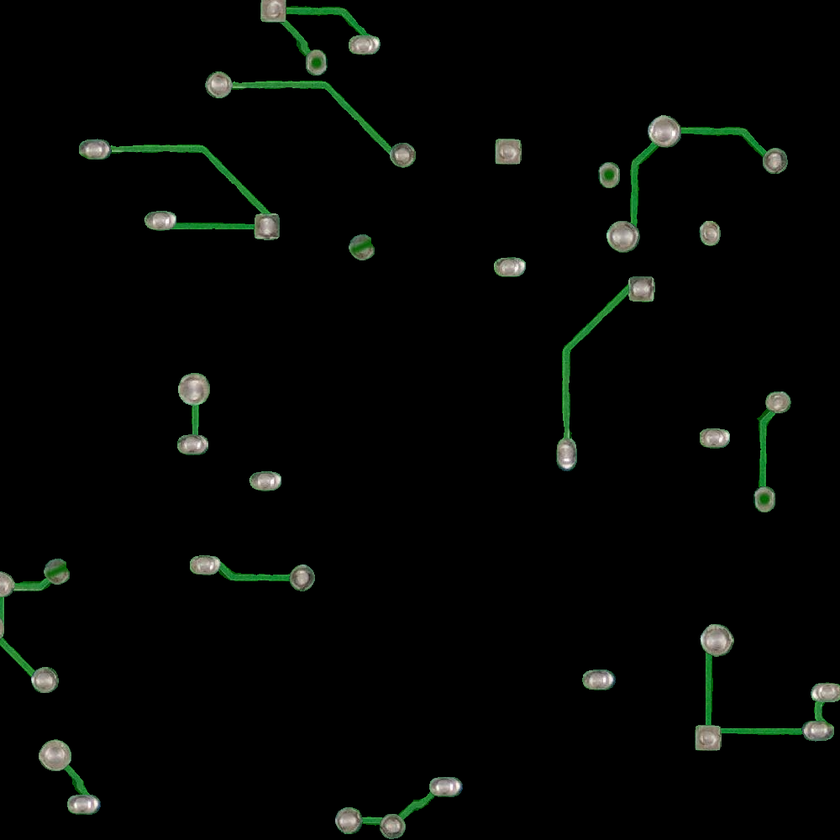
#> input picture canvas.png, 840 x 840 px, shrunk from 1000 x 1000 before the run
$ python image_to_structure.py --input_dir .. --output_dir out
#> lines starting #> are read from the running program, lines starting #| are printed output that depends on the picture; after the words box and inside, x2 and y2 are one past the last pixel; in counts of white or black regions, pixels touching at a corner belong together
from __future__ import annotations

import argparse
import zlib
from dataclasses import dataclass
from pathlib import Path
from typing import Iterable
from tqdm import tqdm

import cv2
import numpy as np

IMAGE_SUFFIXES = {".jpg", ".jpeg", ".png", ".bmp", ".webp", ".tif", ".tiff"}
MORPH_SHAPES = {
    "rect": cv2.MORPH_RECT,
    "ellipse": cv2.MORPH_ELLIPSE,
    "cross": cv2.MORPH_CROSS,
}


@dataclass(frozen=True)
class StructureConfig:
    pre_blur_kernel: int = 5
    canny_low: int = 50
    canny_high: int = 150
    dilate_kernel: int = 3
    dilate_shape: str = "ellipse"
    dilate_iterations: int = 1
    post_blur_kernel: int = 9
    post_blur_sigma: float = 2.0
    noise_sigma: float = 10.0
    augment_max_dilate_delta: int = 1
    augment_blur_scale_min: float = 0.85
    augment_blur_scale_max: float = 1.25
    augment_noise_scale_min: float = 0.5
    augment_noise_scale_max: float = 1.5


def _validate_kernel_size(value: int, name: str) -> int:
    if value < 1:
        raise ValueError(f"{name} must be >= 1, got {value}")
    if value % 2 == 0:
        raise ValueError(f"{name} must be odd, got {value}")
    return value


def _validate_config(config: StructureConfig) -> None:
    _validate_kernel_size(config.pre_blur_kernel, "pre_blur_kernel")
    _validate_kernel_size(config.post_blur_kernel, "post_blur_kernel")
#> in process_directory, image is the input picture: shape (840, 840, 3); mean B, G, R 4.6, 6.5, 4.7
    if config.dilate_kernel < 1:
        raise ValueError(f"dilate_kernel must be >= 1, got {config.dilate_kernel}")
    if config.dilate_shape not in MORPH_SHAPES:
        raise ValueError(
            f"dilate_shape must be one of {sorted(MORPH_SHAPES)}, got {config.dilate_shape!r}"
        )
    if config.dilate_iterations < 0:
        raise ValueError(f"dilate_iterations must be >= 0, got {config.dilate_iterations}")
    if config.post_blur_sigma < 0 or config.noise_sigma < 0:
        raise ValueError("post_blur_sigma and noise_sigma must be >= 0")


def _to_grayscale_uint8(image: np.ndarray) -> np.ndarray:
    arr = np.asarray(image)
    if arr.ndim == 2:
        gray = arr
    elif arr.ndim == 3:
        if arr.shape[2] == 1:
            gray = arr[:, :, 0]
        else:
            gray = arr[:, :, :3].astype(np.float32).mean(axis=2)
    else:
        raise ValueError(f"Expected 2D or 3D image array, got shape {arr.shape}")

    if gray.dtype == np.uint8:
        return np.ascontiguousarray(gray)

    gray = gray.astype(np.float32)
    gray = np.clip(gray, 0, 255)
    return np.ascontiguousarray(gray.astype(np.uint8))


# [5 lines left out: function _deterministic_rng_from_array, not called in this run]


def _structure_kernel(config: StructureConfig) -> np.ndarray:
    return cv2.getStructuringElement(
        MORPH_SHAPES[config.dilate_shape],
        (config.dilate_kernel, config.dilate_kernel),
    )


def _duplicate_channels(image: np.ndarray) -> np.ndarray:
    return np.repeat(image[:, :, None], 3, axis=2)


def _normalize_to_float(image: np.ndarray) -> np.ndarray:
    normalized = cv2.normalize(image, None, 0, 255, cv2.NORM_MINMAX)
    normalized = np.clip(normalized, 0, 255)
    return normalized.astype(np.float32)


def raster_to_structure(
    edge_like_raster: np.ndarray,
    config: StructureConfig | None = None,
    rng: np.random.Generator | None = None,
    return_rgb: bool = False,
) -> np.ndarray:
    config = config or StructureConfig()
    _validate_config(config)

    edge_map = _to_grayscale_uint8(edge_like_raster)
    if not np.any(edge_map):
        empty = np.zeros_like(edge_map, dtype=np.uint8)
        return _duplicate_channels(empty) if return_rgb else empty

    working = edge_map
    if config.dilate_iterations > 0:
        working = cv2.dilate(working, _structure_kernel(config), iterations=config.dilate_iterations)

    working = cv2.GaussianBlur(
        working,
        (config.post_blur_kernel, config.post_blur_kernel),
        sigmaX=config.post_blur_sigma,
        sigmaY=config.post_blur_sigma,
    ).astype(np.float32)

    if float(working.max()) <= float(working.min()):
        structure = np.clip(working, 0, 255)
    else:
        structure = _normalize_to_float(working)

    noise_rng = rng if rng is not None else _deterministic_rng_from_array(edge_map)
    if config.noise_sigma > 0:
        structure = structure + noise_rng.normal(0.0, config.noise_sigma, size=structure.shape)

    structure = np.clip(structure, 0, 255).astype(np.uint8)
    return _duplicate_channels(structure) if return_rgb else structure


def image_to_structure(
    image: np.ndarray,
    config: StructureConfig | None = None,
    rng: np.random.Generator | None = None,
    return_rgb: bool = False,
) -> np.ndarray:
    config = config or StructureConfig()
    _validate_config(config)

    grayscale = _to_grayscale_uint8(image)
    preblurred = cv2.GaussianBlur(
        grayscale,
        (config.pre_blur_kernel, config.pre_blur_kernel),
        sigmaX=0,
        sigmaY=0,
    )
    edges = cv2.Canny(preblurred, config.canny_low, config.canny_high)
    return raster_to_structure(edges, config=config, rng=rng, return_rgb=return_rgb)


# [41 lines left out: function augment_structure_map, not called in this run]


def _iter_image_files(root: Path) -> Iterable[Path]:
    for path in sorted(root.rglob("*")):
        if path.is_file() and path.suffix.lower() in IMAGE_SUFFIXES:
            yield path


def _seed_for_path(base_seed: int, relative_path: Path) -> int:
    return zlib.adler32(relative_path.as_posix().encode("utf-8"), base_seed) & 0xFFFFFFFF


def process_directory(
    input_dir: str | Path,
    output_dir: str | Path,
    config: StructureConfig | None = None,
    save_rgb: bool = False,
    seed: int = 0,
) -> int:
    source_root = Path(input_dir)
    target_root = Path(output_dir)
    if not source_root.exists():
        raise FileNotFoundError(f"Input directory does not exist: {source_root}")

    config = config or StructureConfig()
    _validate_config(config)

    image_paths = list(_iter_image_files(source_root))
    if not image_paths:
        raise RuntimeError(f"No supported images found in: {source_root}")

    processed = 0
    for image_path in tqdm(image_paths):
        image = cv2.imread(str(image_path), cv2.IMREAD_UNCHANGED)
        if image is None:
            continue

        relative_path = image_path.relative_to(source_root)
        out_path = (target_root / relative_path).with_suffix(".png")
        out_path.parent.mkdir(parents=True, exist_ok=True)

        file_seed = _seed_for_path(seed, relative_path)
        rng = np.random.default_rng(file_seed)
        structure = image_to_structure(image, config=config, rng=rng, return_rgb=save_rgb)
#> in image_to_structure, `preblurred = cv2.GaussianBlur( grayscale, (config.pre_blur_kernel, con..`:
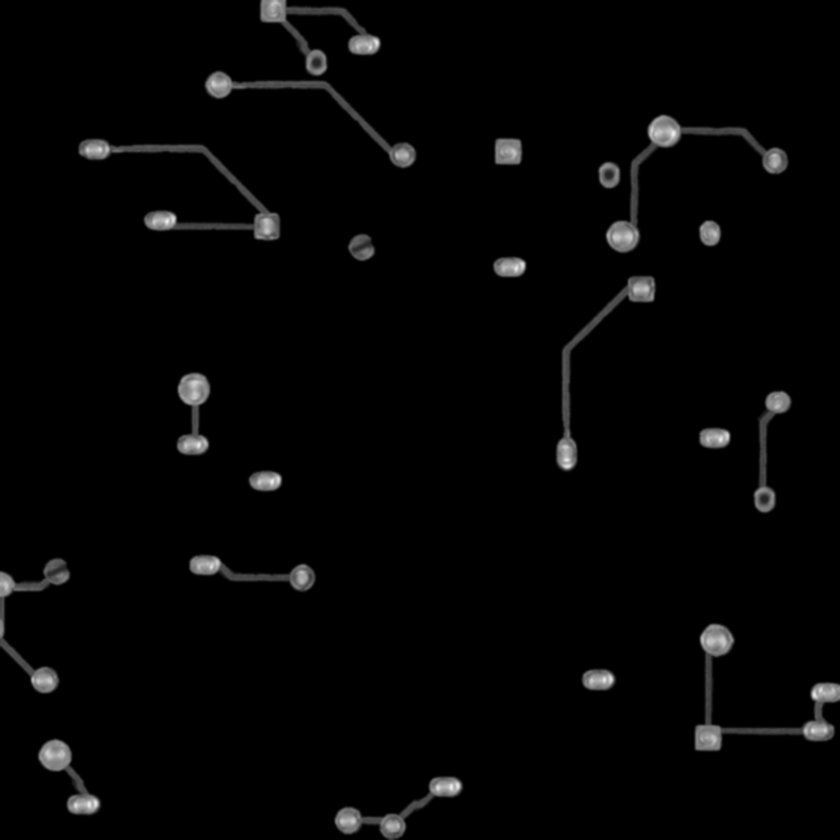
#> preblurred: shape (840, 840); min 0, max 242, mean 5.2
#> in image_to_structure, `edges = cv2.Canny(preblurred, config.canny_low, config.canny_high)`:
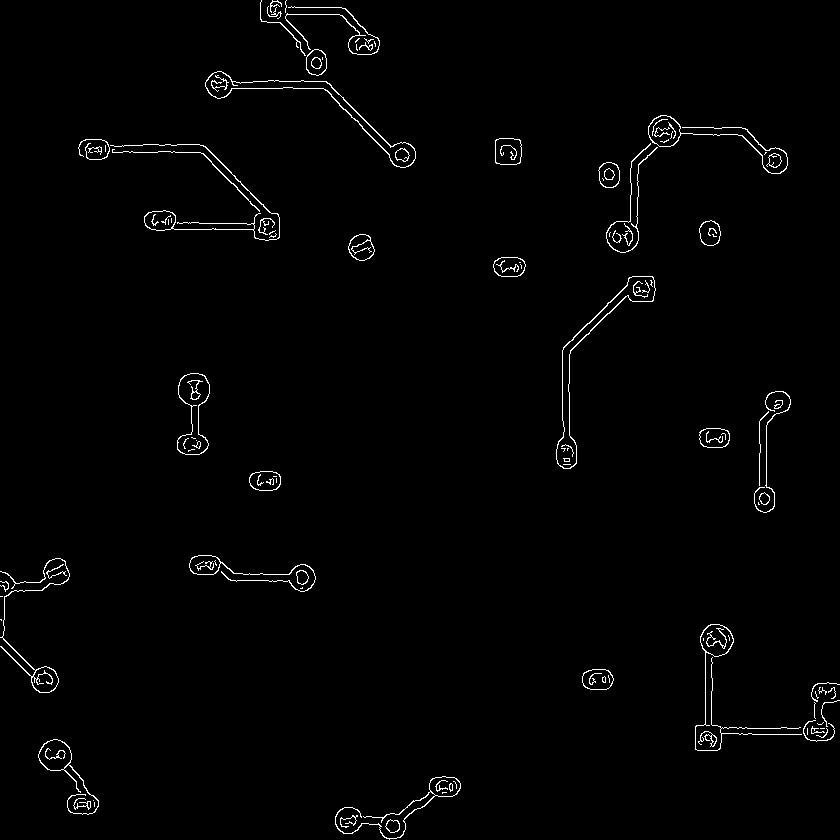
#> edges: shape (840, 840); 1.3% white in thin lines or dots
#> in raster_to_structure, `working = cv2.dilate(working, _structure_kernel(config), iterations=co..`:
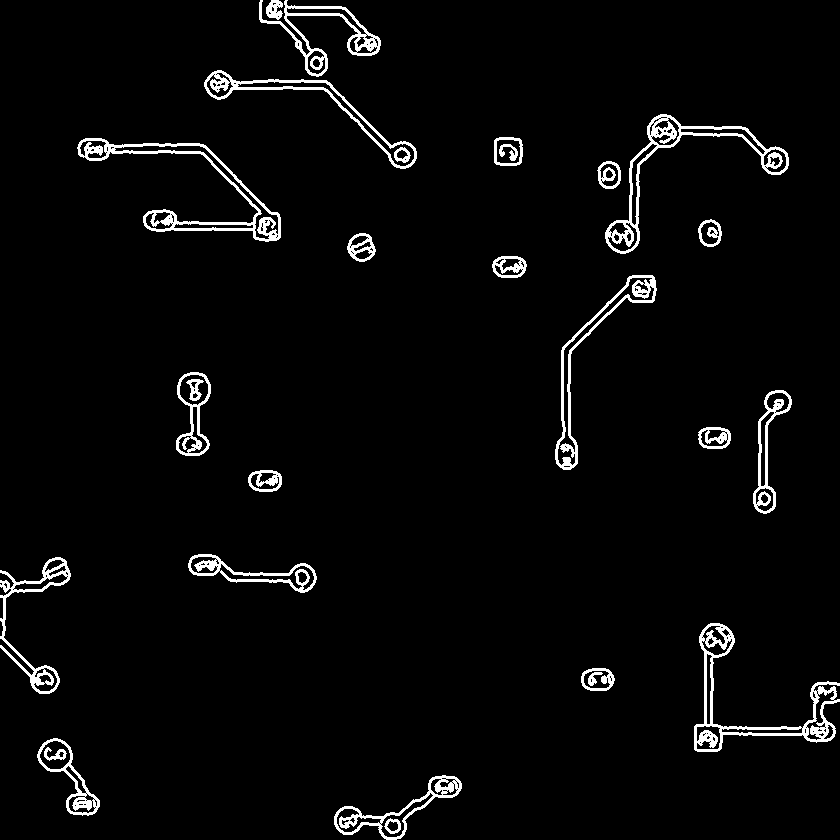
#> working: shape (840, 840); 3.5% white; 27 white regions, largest, box (x1, y1, x2, y2) and area: (77, 138, 281, 242) 2854, (694, 623, 840, 752) 2846, (605, 114, 789, 254) 2606
#> in raster_to_structure, `working = cv2.GaussianBlur( working, (config.post_blur_kernel, config...`:
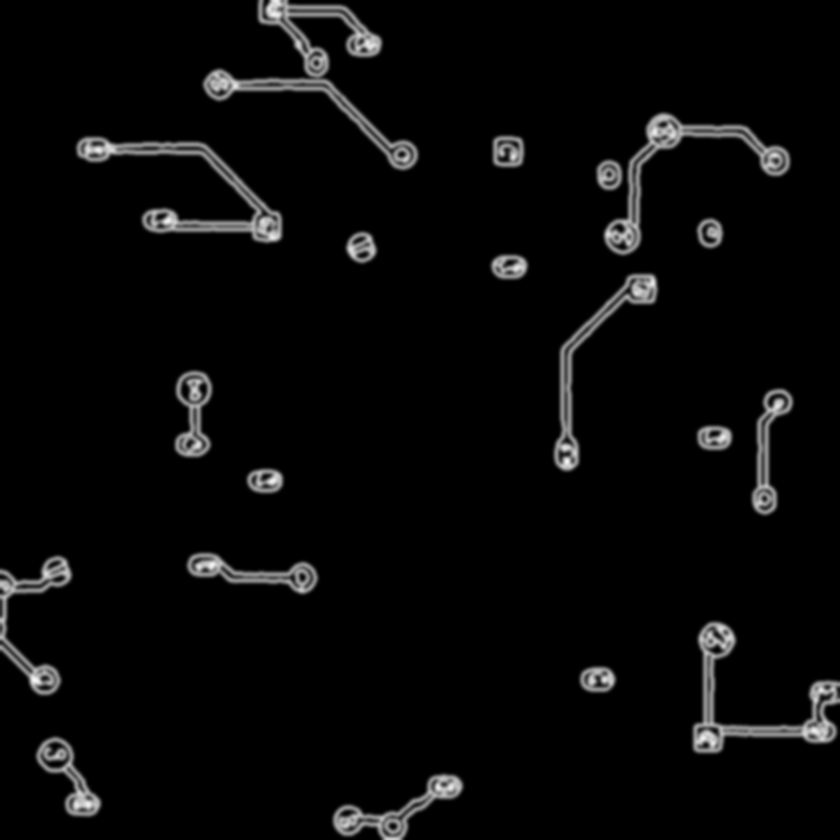
#> working: shape (840, 840) float32; min 0, max 247, mean 8.9
#> in raster_to_structure, `structure = structure + noise_rng.normal(0.0, config.noise_sigma, size..`:
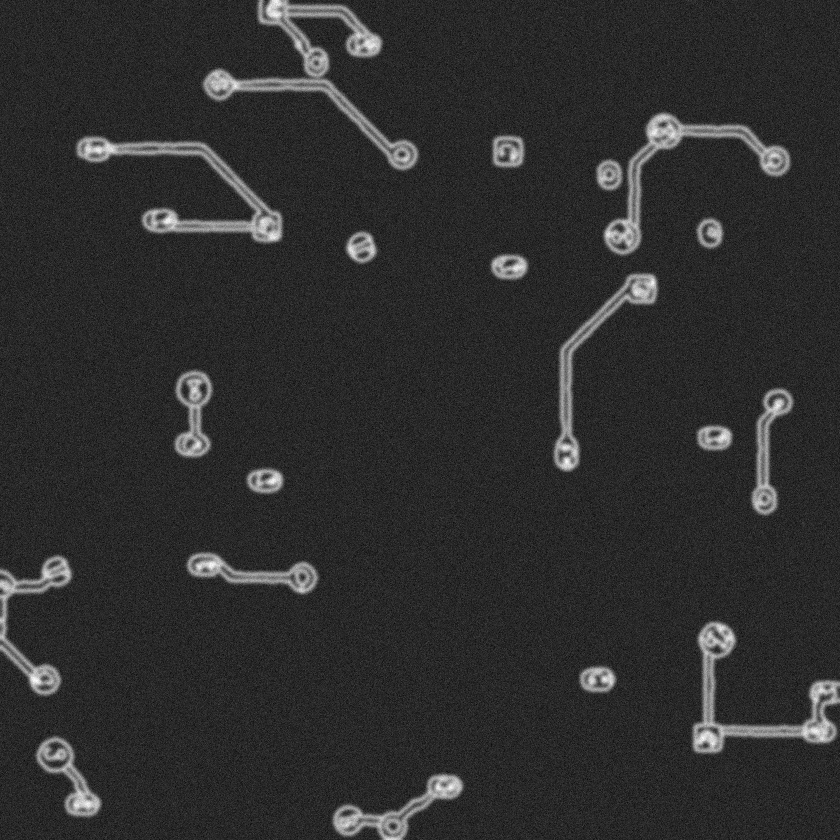
#> structure: shape (840, 840) float64; min -49.2, max 265.1, mean 9.2; drawn with min black and max white
        cv2.imwrite(str(out_path), structure)
        processed += 1
#> pass 2 of the loop in process_directory, `for image_path in tqdm(image_paths):`:
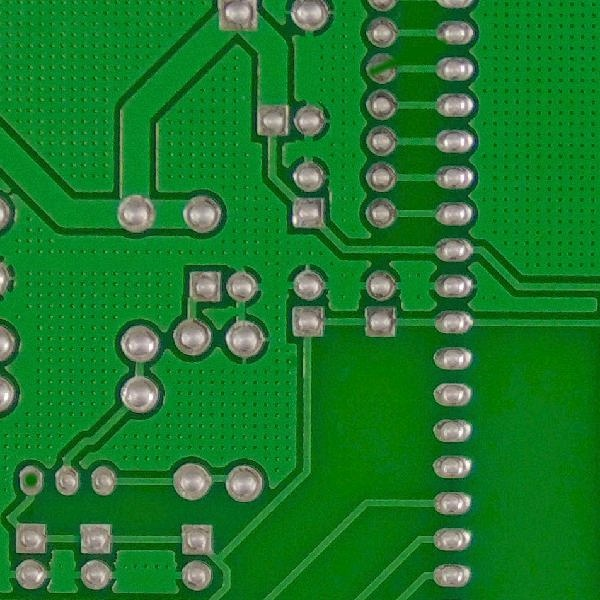
#> input picture example.jpg, 600 x 600 px
#> in process_directory, image is the input picture: shape (600, 600, 3); mean B, G, R 43.1, 122.8, 26.6
#> gray: shape (600, 600) float32
#> preblurred: shape (600, 600)
#> in image_to_structure (call 2), `edges = cv2.Canny(preblurred, config.canny_low, config.canny_high)`:
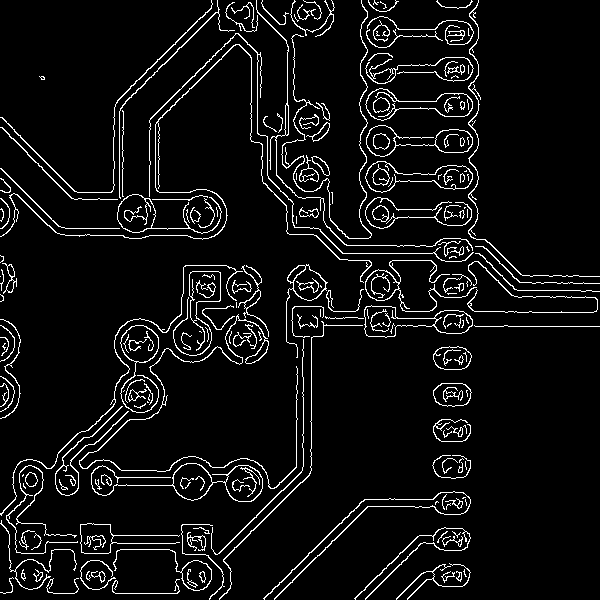
#> edges: shape (600, 600); 6.3% white in thin lines or dots
#> normalized: shape (600, 600) float32
#> in raster_to_structure (call 2), `structure = structure + noise_rng.normal(0.0, config.noise_sigma, size..`:
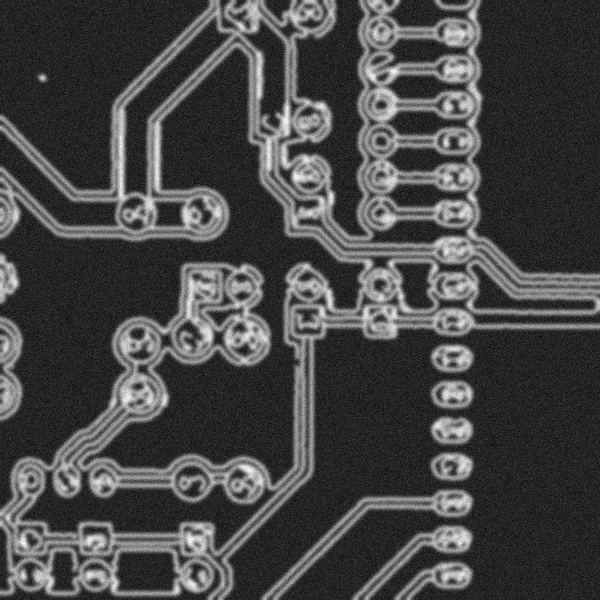
#> structure: shape (600, 600) float64; min -43.32, max 267.4, mean 42.1; drawn with min black and max white

    return processed


def _parse_args() -> argparse.Namespace:
    parser = argparse.ArgumentParser(description="Generate structural maps from PCB images.")
    parser.add_argument("--input_dir", type=Path, required=True, help="Input directory with PCB images.")
    parser.add_argument("--output_dir", type=Path, required=True, help="Output directory for structural maps.")
    parser.add_argument(
        "--save_rgb",
        action="store_true",
        help="Save 3-channel RGB copies instead of single-channel maps.",
    )
    parser.add_argument(
        "--seed",
        type=int,
        default=0,
        help="Base seed used for deterministic per-file noise.",
    )
    return parser.parse_args()


def main() -> None:
    args = _parse_args()
    processed = process_directory(
        input_dir=args.input_dir,
        output_dir=args.output_dir,
        save_rgb=args.save_rgb,
        seed=args.seed,
    )
    print(f"Processed {processed} image(s) into {args.output_dir}")


if __name__ == "__main__":
    main()
